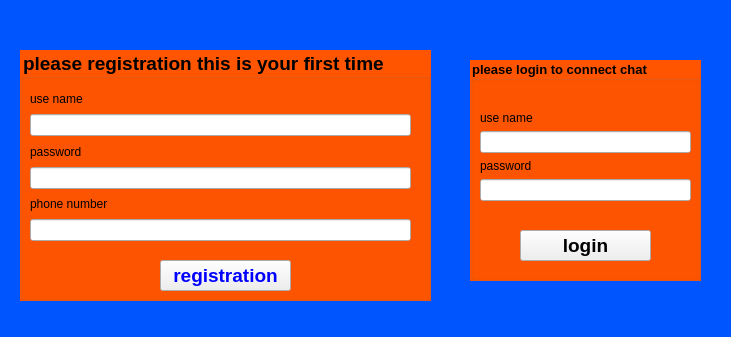
<?xml version="1.0" encoding="UTF-8"?>
<ui version="4.0">
 <class>loginandregis</class>
 <widget class="QWidget" name="loginandregis">
  <property name="geometry">
   <rect>
    <x>0</x>
    <y>0</y>
    <width>731</width>
    <height>337</height>
   </rect>
  </property>
  <property name="windowTitle">
   <string>Form</string>
  </property>
  <property name="styleSheet">
   <string notr="true">#loginandregis {

	background-color:rgb(0, 85, 255);

}</string>
  </property>
  <widget class="QGroupBox" name="regis">
   <property name="geometry">
    <rect>
     <x>20</x>
     <y>50</y>
     <width>411</width>
     <height>251</height>
    </rect>
   </property>
   <property name="font">
    <font>
     <pointsize>14</pointsize>
     <weight>75</weight>
     <bold>true</bold>
    </font>
   </property>
   <property name="styleSheet">
    <string notr="true">#regis {

	background:rgb(255, 85, 0);
	
}</string>
   </property>
   <property name="title">
    <string>please registration this is your first time </string>
   </property>
   <widget class="QPushButton" name="butrg">
    <property name="geometry">
     <rect>
      <x>140</x>
      <y>210</y>
      <width>131</width>
      <height>31</height>
     </rect>
    </property>
    <property name="font">
     <font>
      <pointsize>14</pointsize>
      <weight>75</weight>
      <bold>true</bold>
     </font>
    </property>
    <property name="styleSheet">
     <string notr="true">#butrg {
	
	color: rgb(0, 0, 255);

}
</string>
    </property>
    <property name="text">
     <string>registration</string>
    </property>
   </widget>
   <widget class="QWidget" name="">
    <property name="geometry">
     <rect>
      <x>10</x>
      <y>40</y>
      <width>381</width>
      <height>151</height>
     </rect>
    </property>
    <layout class="QVBoxLayout" name="verticalLayout">
     <item>
      <widget class="QLabel" name="label">
       <property name="text">
        <string>use name</string>
       </property>
      </widget>
     </item>
     <item>
      <widget class="QLineEdit" name="userg"/>
     </item>
     <item>
      <widget class="QLabel" name="label_2">
       <property name="text">
        <string>password</string>
       </property>
      </widget>
     </item>
     <item>
      <widget class="QLineEdit" name="passrg">
       <property name="font">
        <font>
         <stylestrategy>PreferAntialias</stylestrategy>
        </font>
       </property>
       <property name="echoMode">
        <enum>QLineEdit::Password</enum>
       </property>
      </widget>
     </item>
     <item>
      <widget class="QLabel" name="label_3">
       <property name="text">
        <string>phone number</string>
       </property>
      </widget>
     </item>
     <item>
      <widget class="QLineEdit" name="phonerg"/>
     </item>
    </layout>
   </widget>
  </widget>
  <widget class="QGroupBox" name="login">
   <property name="geometry">
    <rect>
     <x>470</x>
     <y>60</y>
     <width>231</width>
     <height>221</height>
    </rect>
   </property>
   <property name="font">
    <font>
     <pointsize>10</pointsize>
     <weight>75</weight>
     <bold>true</bold>
    </font>
   </property>
   <property name="styleSheet">
    <string notr="true">#login {

	background:rgb(255, 85, 0);
	
	
}</string>
   </property>
   <property name="title">
    <string>please login to connect chat</string>
   </property>
   <widget class="QPushButton" name="butlg">
    <property name="geometry">
     <rect>
      <x>50</x>
      <y>170</y>
      <width>131</width>
      <height>31</height>
     </rect>
    </property>
    <property name="font">
     <font>
      <pointsize>14</pointsize>
      <weight>75</weight>
      <bold>true</bold>
     </font>
    </property>
    <property name="text">
     <string>login</string>
    </property>
   </widget>
   <widget class="QWidget" name="layoutWidget">
    <property name="geometry">
     <rect>
      <x>10</x>
      <y>50</y>
      <width>211</width>
      <height>91</height>
     </rect>
    </property>
    <layout class="QVBoxLayout" name="verticalLayout_2">
     <item>
      <widget class="QLabel" name="label_4">
       <property name="text">
        <string>use name</string>
       </property>
      </widget>
     </item>
     <item>
      <widget class="QLineEdit" name="uselg"/>
     </item>
     <item>
      <widget class="QLabel" name="label_5">
       <property name="text">
        <string>password</string>
       </property>
      </widget>
     </item>
     <item>
      <widget class="QLineEdit" name="passlg">
       <property name="echoMode">
        <enum>QLineEdit::Password</enum>
       </property>
      </widget>
     </item>
    </layout>
   </widget>
  </widget>
 </widget>
 <resources/>
 <connections/>
</ui>
